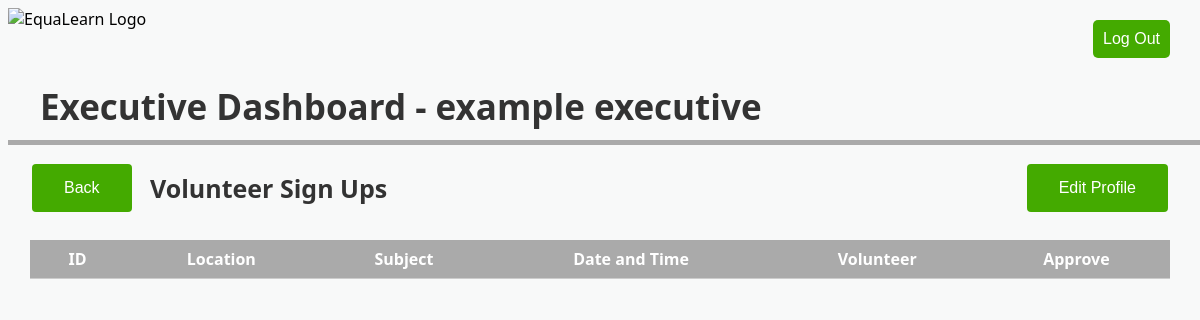
/view_sessions/11/, run on an earlier commit of the app's database.
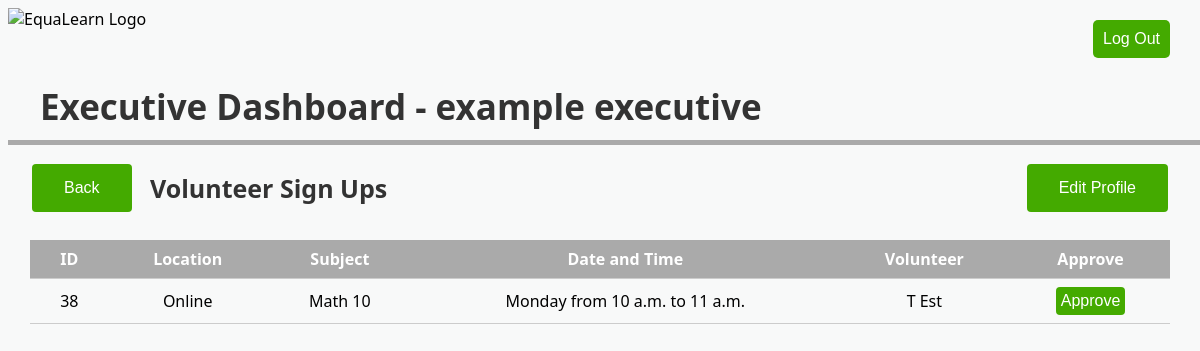
And on a later commit of the database.
### equalearn/models.py (models this page shows, shortened)
class PendingSession(models.Model):
    sessions_id = models.AutoField(primary_key = True)
    user_id_tutor = models.ForeignKey(Tutor, related_name = 'pendingsessions', on_delete = models.CASCADE)
    user_id_client = models.ForeignKey(Client, related_name = 'pendingsessions', on_delete = models.CASCADE)
    takes_object = models.ForeignKey(Takes, related_name = 'pendingsessions', on_delete = models.CASCADE)
    location = models.CharField(max_length = 50)
    weekday = models.CharField(max_length = 15)
    start_time = models.TimeField()
    end_time = models.TimeField()

class User(models.Model):
    User_ID = models.AutoField(primary_key = True)
    username = models.CharField(max_length = 100, unique = True)
    usertype = models.CharField(max_length = 10, blank = True, null = True)
    name = models.CharField(max_length=50)
    phone_number = models.CharField(max_length = 12)
    email = models.CharField(max_length = 60)

class Takes(models.Model):
    takes_id = models.AutoField(primary_key = True)
    student_name = models.ForeignKey(Student, related_name = "takes", on_delete = models.CASCADE)
    subject = models.ForeignKey(Subject, related_name = "takes", on_delete = models.CASCADE)
    end_date = models.DateField(default = datetime.date(2021, 12, 31))
    current_tutor = models.ForeignKey(Tutor, related_name = "student_subject", on_delete = models.CASCADE, blank= True, null = True)
    class Meta:
        unique_together = (("student_name", "subject"),)

class Subject(models.Model):
    subject_id = models.AutoField(primary_key = True)
    course_name = models.CharField(max_length = 20)
    grade_level = models.CharField(max_length = 5)
    class Meta:
        unique_together = (("course_name", "grade_level"),)

### equalearn/views.py (the view)
# urls.py: url(r'view_sessions/(?P<eid>\d+)/$', views.view_pending_sessions, name = "view_sessions"),
def view_pending_sessions(request, eid):
    exec = Executive.objects.get(User_ID = eid)
    pendingsessions = PendingSession.objects.all()
    return render(request, 'approvesessions.html', {'executive': exec, 'sessions': pendingsessions})

### templates/approvesessions.html (shortened to what this page needs)
<!DOCTYPE html>
{% load static %}
<html>
<head>
  <link rel="stylesheet" href="{% static 'equalearndb/dashboardstyle.css' %}">
</head>
<a href = "{% url 'logout'%}"><button class = "logoutbutton">Log Out</button></a>
<img src = "https://i.imgur.com/Z9fdh0a.png" alt = "EquaLearn Logo" height = "50" style = "float:left">
<h1> Executive Dashboard - {{executive.name}}</h1>
<div class="rectangle"></div>
<h2> Volunteer Sign Ups </h2>
<a href = "{% url 'executive_dashboard' id=executive.User_ID %}"><button class = "button1" style = "button;">Back</button></a>
<button class = "editprofilebutton" style = "button;">Edit Profile</button>
    <div class="tableFixHead">
      <table>
        <thead>
   <tr>
    <th>ID</th>
    <th>Location</th>
    <th>Subject</th>
    <th>Date and Time</th>
    <th>Volunteer</th>
    <th>Approve</th>
  </tr>
  {% for session in sessions %}
  <tr>
    <td><center>{{session.user_id_client.User_ID}}</center></td>
    <td><center>{{session.location}}</center></td>
    <td><center>{{session.takes_object.subject.course_name}} {{session.takes_object.subject.grade_level}}</center></td>
    <td><center>{{session.weekday}} from {{session.start_time}} to {{session.end_time}}</center></td>
    <td><center>{{session.user_id_tutor.name}} </center></td>
    <td><form action = "{% url 'approve_sessions' eid=executive.User_ID psessionid=session.sessions_id %}" method = POST>{% csrf_token %}<center><button class = "tablebutton" type = "submit">Approve</button></center></td></form>
  </tr>
  {% endfor %}
      </table>
    </div>
</body>
</html>

What changed in the data, as far as the page shows it:
added PendingSession: user_id_client.User_ID "38", location "Online", takes_object.subject.course_name "Math", takes_object.subject.grade_level "10", weekday "Monday", start_time "10 a.m.", end_time "11 a.m.", user_id_tutor.name "T Est"
